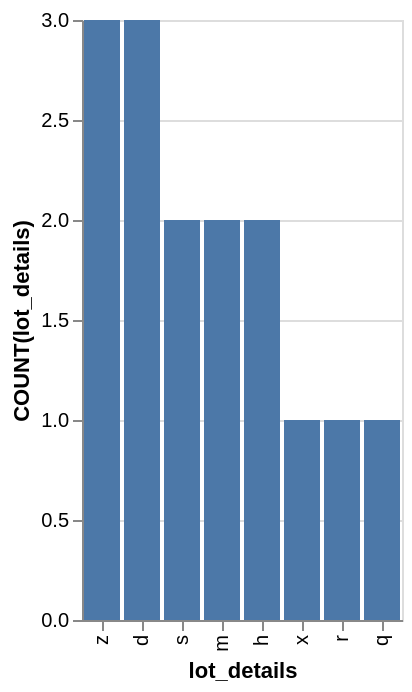

Source (Vega-Lite JSON):
### Vega-Lite specification from a JSON file in a GitHub repository (floating-point values rounded to 4 significant figures)
{"data": {"values": [{"x_data": "z", "y_data": 3}, {"x_data": "d", "y_data": 3}, {"x_data": "s", "y_data": 2}, {"x_data": "m", "y_data": 2}, {"x_data": "h", "y_data": 2}, {"x_data": "x", "y_data": 1}, {"x_data": "r", "y_data": 1}, {"x_data": "q", "y_data": 1}]}, "mark": "bar", "encoding": {"x": {"field": "x_data", "type": "nominal", "title": "lot_details", "sort": {"op": "sum", "field": "y_data", "order": "descending"}}, "y": {"field": "y_data", "type": "quantitative", "title": "COUNT(lot_details)"}}}
